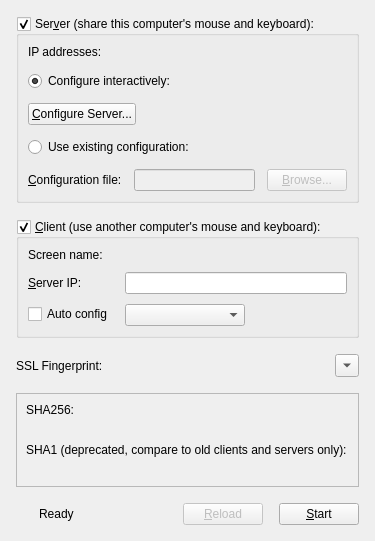
<?xml version="1.0" encoding="UTF-8"?>
<ui version="4.0">
 <class>MainWindowBase</class>
 <widget class="QMainWindow" name="MainWindowBase">
  <property name="sizePolicy">
   <sizepolicy hsizetype="Fixed" vsizetype="Fixed">
    <horstretch>0</horstretch>
    <verstretch>0</verstretch>
   </sizepolicy>
  </property>
  <property name="windowTitle">
   <string>Barrier</string>
  </property>
  <widget class="QWidget" name="centralwidget">
   <layout class="QVBoxLayout" name="verticalLayout_2">
    <property name="sizeConstraint">
     <enum>QLayout::SetFixedSize</enum>
    </property>
    <property name="spacing">
     <number>16</number>
    </property>
    <property name="leftMargin">
     <number>16</number>
    </property>
    <property name="topMargin">
     <number>16</number>
    </property>
    <property name="rightMargin">
     <number>16</number>
    </property>
    <property name="bottomMargin">
     <number>16</number>
    </property>
    <item>
     <widget class="QGroupBox" name="m_pGroupServer">
      <property name="sizePolicy">
       <sizepolicy hsizetype="Preferred" vsizetype="Preferred">
        <horstretch>0</horstretch>
        <verstretch>0</verstretch>
       </sizepolicy>
      </property>
      <property name="title">
       <string>Ser&amp;ver (share this computer's mouse and keyboard):</string>
      </property>
      <property name="checkable">
       <bool>true</bool>
      </property>
      <property name="checked">
       <bool>true</bool>
      </property>
      <layout class="QVBoxLayout">
       <property name="spacing">
        <number>12</number>
       </property>
       <item>
        <layout class="QFormLayout" name="formLayout">
         <property name="verticalSpacing">
          <number>10</number>
         </property>
         <property name="horizontalSpacing">
          <number>12</number>
         </property>
         <property name="fieldGrowthPolicy">
          <enum>QFormLayout::AllNonFixedFieldsGrow</enum>
         </property>
         <item row="0" column="0">
          <widget class="QLabel" name="label_2">
           <property name="text">
            <string>IP addresses:</string>
           </property>
          </widget>
         </item>
         <item row="0" column="1">
          <widget class="QLabel" name="m_pLabelIpAddresses">
           <property name="text">
            <string notr="true"/>
           </property>
          </widget>
         </item>
        </layout>
       </item>
       <item>
        <widget class="QRadioButton" name="m_pRadioInternalConfig">
         <property name="text">
          <string>Configure interactively:</string>
         </property>
         <property name="checked">
          <bool>true</bool>
         </property>
        </widget>
       </item>
       <item>
        <layout class="QHBoxLayout" name="horizontalLayout_4">
         <item>
          <widget class="QPushButton" name="m_pButtonConfigureServer">
           <property name="text">
            <string>&amp;Configure Server...</string>
           </property>
          </widget>
         </item>
         <item>
          <spacer>
           <property name="orientation">
            <enum>Qt::Horizontal</enum>
           </property>
           <property name="sizeHint" stdset="0">
            <size>
             <width>40</width>
             <height>20</height>
            </size>
           </property>
          </spacer>
         </item>
        </layout>
       </item>
       <item>
        <widget class="QRadioButton" name="m_pRadioExternalConfig">
         <property name="text">
          <string>Use existing configuration:</string>
         </property>
        </widget>
       </item>
       <item>
        <layout class="QHBoxLayout">
         <item>
          <widget class="QLabel" name="m_pLabelConfigurationFile">
           <property name="text">
            <string>&amp;Configuration file:</string>
           </property>
           <property name="buddy">
            <cstring>m_pLineEditConfigFile</cstring>
           </property>
          </widget>
         </item>
         <item>
          <widget class="QLineEdit" name="m_pLineEditConfigFile">
           <property name="enabled">
            <bool>false</bool>
           </property>
          </widget>
         </item>
         <item>
          <widget class="QPushButton" name="m_pButtonBrowseConfigFile">
           <property name="enabled">
            <bool>false</bool>
           </property>
           <property name="text">
            <string>&amp;Browse...</string>
           </property>
          </widget>
         </item>
        </layout>
       </item>
      </layout>
     </widget>
    </item>
    <item>
     <widget class="QGroupBox" name="m_pGroupClient">
      <property name="sizePolicy">
       <sizepolicy hsizetype="Preferred" vsizetype="Preferred">
        <horstretch>0</horstretch>
        <verstretch>0</verstretch>
       </sizepolicy>
      </property>
      <property name="title">
       <string>&amp;Client (use another computer's mouse and keyboard):</string>
      </property>
      <property name="checkable">
       <bool>true</bool>
      </property>
      <property name="checked">
       <bool>true</bool>
      </property>
      <layout class="QFormLayout" name="formLayout_3">
       <property name="fieldGrowthPolicy">
        <enum>QFormLayout::AllNonFixedFieldsGrow</enum>
       </property>
       <property name="verticalSpacing">
        <number>10</number>
       </property>
       <property name="horizontalSpacing">
        <number>12</number>
       </property>
       <item row="0" column="0">
        <widget class="QLabel" name="label_5">
         <property name="text">
          <string>Screen name:</string>
         </property>
        </widget>
       </item>
       <item row="0" column="1">
        <widget class="QLabel" name="m_pLabelScreenName">
         <property name="text">
          <string notr="true"/>
         </property>
        </widget>
       </item>
       <item row="2" column="0">
        <widget class="QLabel" name="m_pLabelServerName">
         <property name="text">
          <string>&amp;Server IP:</string>
         </property>
         <property name="buddy">
          <cstring>m_pLineEditHostname</cstring>
         </property>
        </widget>
       </item>
       <item row="2" column="1">
        <widget class="QLineEdit" name="m_pLineEditHostname"/>
       </item>
       <item row="3" column="0">
        <widget class="QCheckBox" name="m_pCheckBoxAutoConfig">
         <property name="text">
          <string>Auto config</string>
         </property>
        </widget>
       </item>
       <item row="3" column="1">
        <widget class="QComboBox" name="m_pComboServerList">
         <property name="sizePolicy">
          <sizepolicy hsizetype="Maximum" vsizetype="Preferred">
           <horstretch>0</horstretch>
           <verstretch>0</verstretch>
          </sizepolicy>
         </property>
         <property name="minimumSize">
          <size>
           <width>120</width>
           <height>0</height>
          </size>
         </property>
        </widget>
       </item>
      </layout>
     </widget>
    </item>
    <item>
     <layout class="QHBoxLayout" name="horizontalLayout_3">
      <property name="spacing">
       <number>12</number>
      </property>
      <item>
       <widget class="QLabel" name="m_pLabelFingerprint">
        <property name="sizePolicy">
         <sizepolicy hsizetype="Maximum" vsizetype="Preferred">
          <horstretch>0</horstretch>
          <verstretch>0</verstretch>
         </sizepolicy>
        </property>
        <property name="text">
         <string>SSL Fingerprint:</string>
        </property>
       </widget>
      </item>
      <item>
       <widget class="QLabel" name="m_pLabelLocalFingerprint">
        <property name="text">
         <string/>
        </property>
        <property name="textFormat">
         <enum>Qt::PlainText</enum>
        </property>
       </widget>
      </item>
      <item>
       <widget class="QToolButton" name="toolbutton_show_fingerprint">
        <property name="text">
         <string>...</string>
        </property>
        <property name="arrowType">
         <enum>Qt::DownArrow</enum>
        </property>
       </widget>
      </item>
     </layout>
    </item>
    <item>
     <widget class="QFrame" name="frame_fingerprint_details">
      <property name="frameShape">
       <enum>QFrame::StyledPanel</enum>
      </property>
      <property name="frameShadow">
       <enum>QFrame::Raised</enum>
      </property>
      <layout class="QGridLayout" name="gridLayout">
       <property name="sizeConstraint">
        <enum>QLayout::SetMinimumSize</enum>
       </property>
       <item row="1" column="1">
        <widget class="QLabel" name="label_sha256_randomart">
         <property name="font">
          <font>
           <family>Courier</family>
          </font>
         </property>
         <property name="text">
          <string/>
         </property>
         <property name="textInteractionFlags">
          <set>Qt::LinksAccessibleByMouse|Qt::TextSelectableByMouse</set>
         </property>
        </widget>
       </item>
       <item row="2" column="0" colspan="2">
        <widget class="QLabel" name="label_sha1">
         <property name="text">
          <string>SHA1 (deprecated, compare to old clients and servers only):</string>
         </property>
        </widget>
       </item>
       <item row="3" column="0" colspan="2">
        <widget class="QLabel" name="label_sha1_fingerprint_full">
         <property name="text">
          <string/>
         </property>
         <property name="textInteractionFlags">
          <set>Qt::LinksAccessibleByMouse|Qt::TextSelectableByMouse</set>
         </property>
        </widget>
       </item>
       <item row="0" column="0" colspan="2">
        <widget class="QLabel" name="label_sha256">
         <property name="text">
          <string>SHA256:</string>
         </property>
        </widget>
       </item>
       <item row="1" column="0">
        <widget class="QLabel" name="label_sha256_fingerprint_full">
         <property name="text">
          <string/>
         </property>
         <property name="textInteractionFlags">
          <set>Qt::LinksAccessibleByMouse|Qt::TextSelectableByMouse</set>
         </property>
        </widget>
       </item>
      </layout>
     </widget>
    </item>
    <item>
     <layout class="QHBoxLayout" name="horizontalLayout">
      <property name="sizeConstraint">
       <enum>QLayout::SetDefaultConstraint</enum>
      </property>
      <item>
       <widget class="QLabel" name="m_pLabelPadlock">
        <property name="enabled">
         <bool>true</bool>
        </property>
        <property name="text">
         <string/>
        </property>
        <property name="pixmap">
         <pixmap resource="../res/Barrier.qrc">:/res/icons/16x16/padlock.png</pixmap>
        </property>
       </widget>
      </item>
      <item>
       <widget class="QLabel" name="m_pStatusLabel">
        <property name="text">
         <string>Ready</string>
        </property>
       </widget>
      </item>
      <item>
       <spacer name="spacer">
        <property name="orientation">
         <enum>Qt::Horizontal</enum>
        </property>
        <property name="sizeHint" stdset="0">
         <size>
          <width>40</width>
          <height>20</height>
         </size>
        </property>
       </spacer>
      </item>
      <item>
       <widget class="QPushButton" name="m_pButtonReload">
        <property name="enabled">
         <bool>false</bool>
        </property>
        <property name="text">
         <string>&amp;Reload</string>
        </property>
       </widget>
      </item>
      <item>
       <widget class="QPushButton" name="m_pButtonToggleStart">
        <property name="text">
         <string>&amp;Start</string>
        </property>
       </widget>
      </item>
     </layout>
    </item>
   </layout>
  </widget>
  <action name="m_pActionAbout">
   <property name="text">
    <string>&amp;About Barrier...</string>
   </property>
   <property name="shortcut">
    <string notr="true"/>
   </property>
  </action>
  <action name="m_pActionQuit">
   <property name="text">
    <string>&amp;Quit</string>
   </property>
   <property name="statusTip">
    <string>Quit</string>
   </property>
   <property name="shortcut">
    <string notr="true">Ctrl+Q</string>
   </property>
  </action>
  <action name="m_pActionStartBarrier">
   <property name="text">
    <string>&amp;Start</string>
   </property>
   <property name="statusTip">
    <string>Run</string>
   </property>
   <property name="shortcut">
    <string notr="true">Ctrl+S</string>
   </property>
  </action>
  <action name="m_pActionStopBarrier">
   <property name="enabled">
    <bool>false</bool>
   </property>
   <property name="text">
    <string>S&amp;top</string>
   </property>
   <property name="statusTip">
    <string>Stop</string>
   </property>
   <property name="shortcut">
    <string notr="true">Ctrl+T</string>
   </property>
  </action>
  <action name="m_pActionMinimize">
   <property name="text">
    <string>&amp;Hide</string>
   </property>
   <property name="toolTip">
    <string>Hide</string>
   </property>
   <property name="shortcut">
    <string notr="true">F5</string>
   </property>
  </action>
  <action name="m_pActionRestore">
   <property name="text">
    <string>&amp;Show</string>
   </property>
   <property name="toolTip">
    <string>Show</string>
   </property>
   <property name="shortcut">
    <string notr="true"/>
   </property>
  </action>
  <action name="m_pActionSave">
   <property name="text">
    <string>S&amp;ave configuration</string>
   </property>
   <property name="statusTip">
    <string>Save the interactively generated server configuration to a file.</string>
   </property>
   <property name="shortcut">
    <string notr="true">Ctrl+Alt+S</string>
   </property>
  </action>
  <action name="m_pActionSettings">
   <property name="text">
    <string>Change &amp;Settings</string>
   </property>
   <property name="statusTip">
    <string>Edit settings</string>
   </property>
   <property name="shortcut">
    <string notr="true">F4</string>
   </property>
  </action>
  <action name="m_pActionShowLog">
   <property name="text">
    <string>Show &amp;Log</string>
   </property>
   <property name="toolTip">
    <string>Show Log</string>
   </property>
   <property name="shortcut">
    <string notr="true">F2</string>
   </property>
  </action>
 </widget>
 <resources>
  <include location="../res/Barrier.qrc"/>
 </resources>
 <connections>
  <connection>
   <sender>m_pRadioExternalConfig</sender>
   <signal>toggled(bool)</signal>
   <receiver>m_pLineEditConfigFile</receiver>
   <slot>setEnabled(bool)</slot>
   <hints>
    <hint type="sourcelabel">
     <x>156</x>
     <y>179</y>
    </hint>
    <hint type="destinationlabel">
     <x>169</x>
     <y>209</y>
    </hint>
   </hints>
  </connection>
  <connection>
   <sender>m_pRadioExternalConfig</sender>
   <signal>toggled(bool)</signal>
   <receiver>m_pButtonBrowseConfigFile</receiver>
   <slot>setEnabled(bool)</slot>
   <hints>
    <hint type="sourcelabel">
     <x>353</x>
     <y>182</y>
    </hint>
    <hint type="destinationlabel">
     <x>356</x>
     <y>211</y>
    </hint>
   </hints>
  </connection>
  <connection>
   <sender>m_pRadioInternalConfig</sender>
   <signal>toggled(bool)</signal>
   <receiver>m_pButtonConfigureServer</receiver>
   <slot>setEnabled(bool)</slot>
   <hints>
    <hint type="sourcelabel">
     <x>204</x>
     <y>244</y>
    </hint>
    <hint type="destinationlabel">
     <x>212</x>
     <y>274</y>
    </hint>
   </hints>
  </connection>
  <connection>
   <sender>m_pButtonToggleStart</sender>
   <signal>clicked()</signal>
   <receiver>m_pActionStartBarrier</receiver>
   <slot>trigger()</slot>
   <hints>
    <hint type="sourcelabel">
     <x>361</x>
     <y>404</y>
    </hint>
    <hint type="destinationlabel">
     <x>-1</x>
     <y>-1</y>
    </hint>
   </hints>
  </connection>
 </connections>
</ui>
